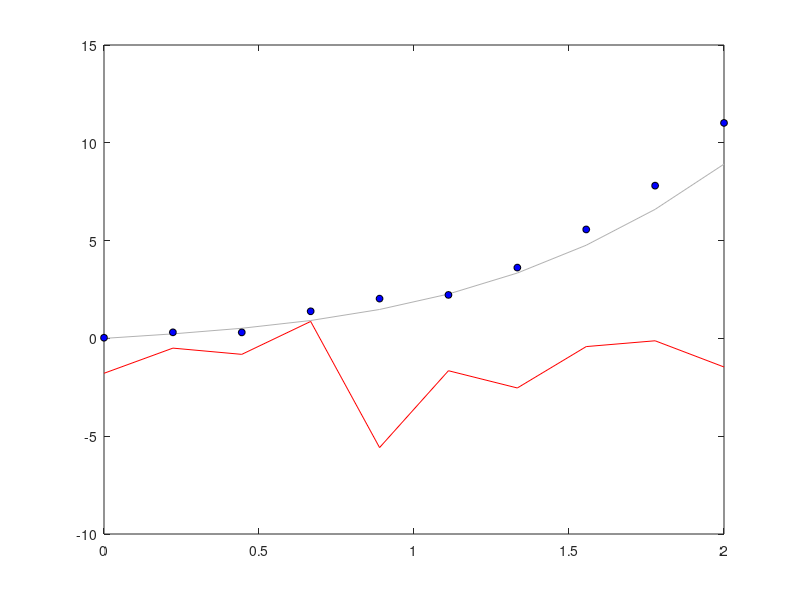

Source code (MATLAB): (Note: this script raises an error after producing the figure.)
% making a simple plot
%
% written by Andy Reagan, 2014

x = linspace(0,2,10);
y_line = sin(x)  + x.^3;
y = y_line + randn(size(x));

plot(x,y_line,'LineStyle','-','Color',0.7*ones(1,3));
hold on;
plot(x,y,'LineStyle','none','Marker','o','MarkerSize',5,'MarkerFaceColor','b','MarkerEdgeColor','k');
plot(x,2*randn(size(x)),'r');
% can't do this
% saveas(1,'simpleplot.svg');

% make this, just for comparison
saveas(1,'simpleplot.eps');


% no styling, not yet supported
svgplot('simpleplot.svg',x,y);


xlabel('test x label')
ylabel('test y label')
